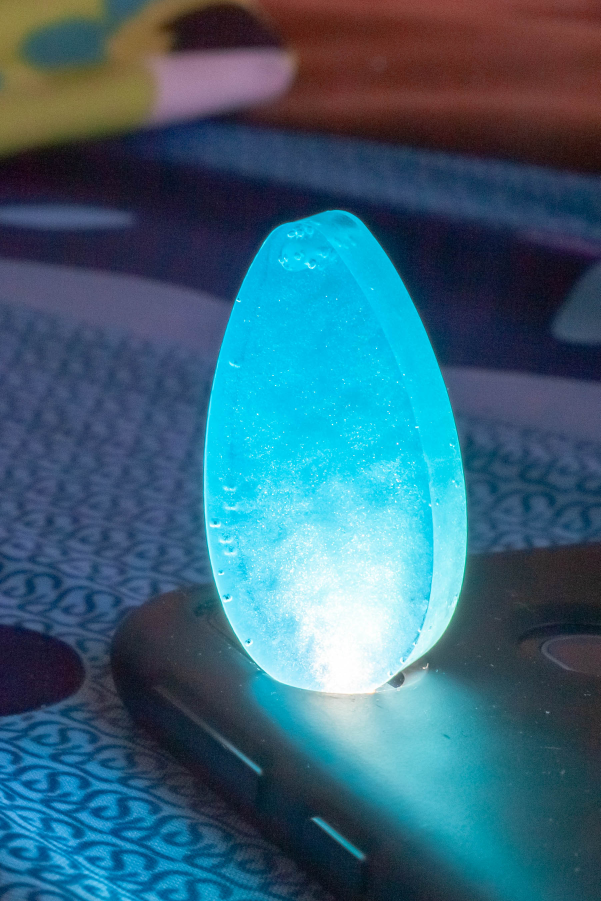
#> input picture cv-basics/color_conversion.jpg, 1802 x 2703 px (shown at 1/3 size)
$ python color_conversion.py
#> lines starting #> are read from the running program, lines starting #| are printed output that depends on the picture
#> in cvtColor, color is the input picture: shape (2703, 1802, 3); mean B, G, R 119.7, 99.3, 56.8
#> in cvtColor, `gray = cv2.cvtColor(color, cv2.COLOR_BGR2GRAY)`:
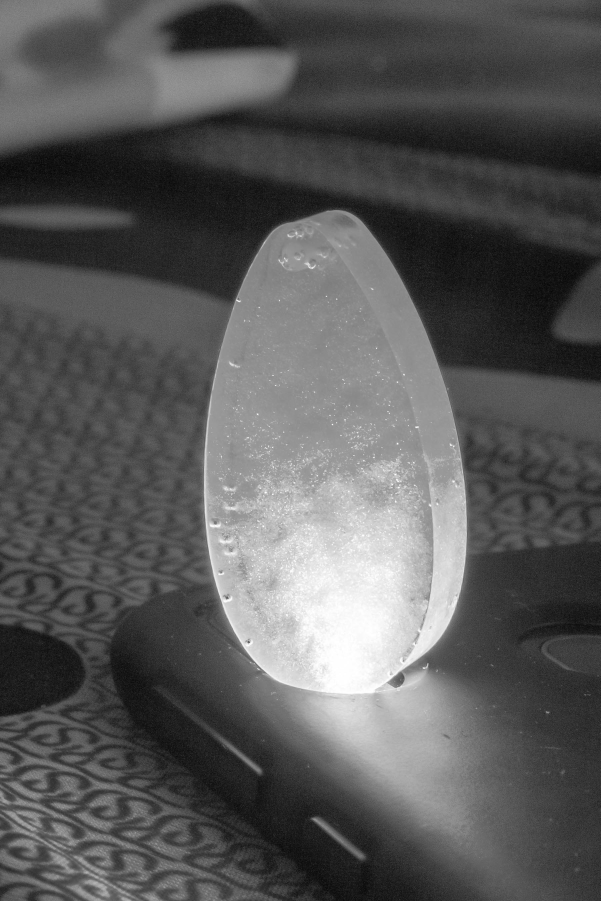
#> gray: shape (2703, 1802) (shown at 1/3 size); min 1, max 255, mean 88.9
### cv-basics/utlis.py
import cv2
import numpy as np

# [49 lines left out: functions drawPoints, thresholding, getPoints, warpImg, getHistogram, not called in this run]
def stackImages(scale,imgArray):
#> called with scale = 0.5
    rows = len(imgArray)
#> rows = 2
    cols = len(imgArray[0])
#> cols = 2703
    rowsAvailable = isinstance(imgArray[0], list)
#> rowsAvailable = False
    width = imgArray[0][0].shape[1]
#> width = 3
    height = imgArray[0][0].shape[0]
#> height = 1802
    if rowsAvailable:
        for x in range ( 0, rows):
            for y in range(0, cols):
                if imgArray[x][y].shape[:2] == imgArray[0][0].shape [:2]:
                    imgArray[x][y] = cv2.resize(imgArray[x][y], (0, 0), None, scale, scale)
                else:
                    imgArray[x][y] = cv2.resize(imgArray[x][y], (imgArray[0][0].shape[1], imgArray[0][0].shape[0]), None, scale, scale)
                if len(imgArray[x][y].shape) == 2: imgArray[x][y]= cv2.cvtColor( imgArray[x][y], cv2.COLOR_GRAY2BGR)
        imageBlank = np.zeros((height, width, 3), np.uint8)
        hor = [imageBlank]*rows
        hor_con = [imageBlank]*rows
        for x in range(0, rows):
            hor[x] = np.hstack(imgArray[x])
        ver = np.vstack(hor)
    else:
        for x in range(0, rows):
            if imgArray[x].shape[:2] == imgArray[0].shape[:2]:
                imgArray[x] = cv2.resize(imgArray[x], (0, 0), None, scale, scale)
            else:
                imgArray[x] = cv2.resize(imgArray[x], (imgArray[0].shape[1], imgArray[0].shape[0]), None,scale, scale)
            if len(imgArray[x].shape) == 2: imgArray[x] = cv2.cvtColor(imgArray[x], cv2.COLOR_GRAY2BGR)
        hor= np.hstack(imgArray)
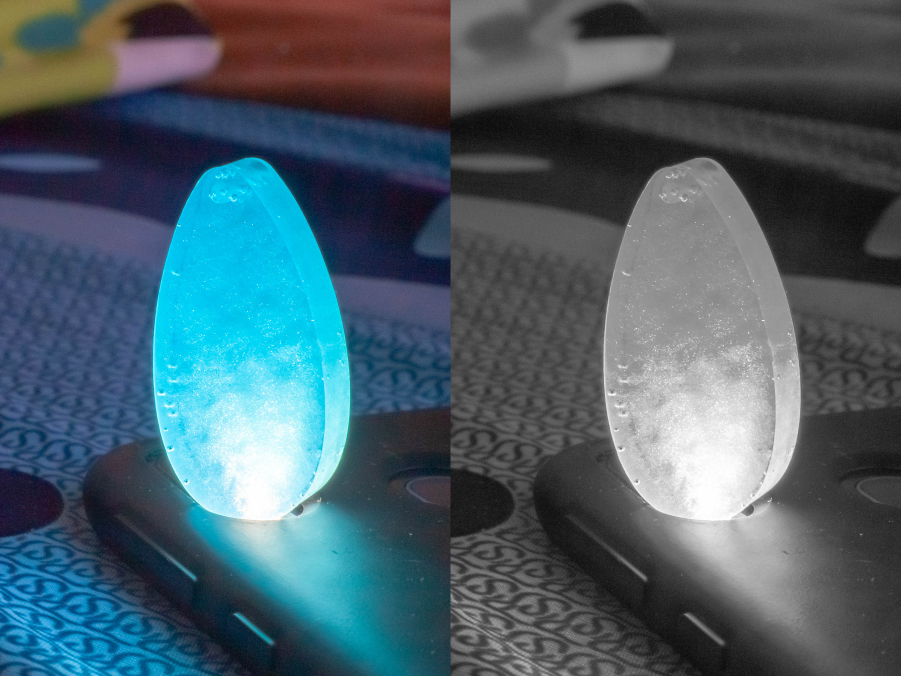
#> hor: shape (1352, 1802, 3) (shown at 1/2 size); mean of channels 0, 1, 2 104.3, 94.1, 72.8; drawn as B, G, R
        ver = hor
    return ver

# [7 lines left out: function checkEndOfLane, not called in this run]

### cv-basics/color_conversion.py
import cv2
from utlis import stackImages

def cvtColor(img):
    color = cv2.imread(img)
    gray = cv2.cvtColor(color, cv2.COLOR_BGR2GRAY)
    return (color, gray)

if __name__ == '__main__':
    color, gray = cvtColor('color_conversion.jpg')
    imgStacked = stackImages(0.5, ([color,gray]))
    cv2.imshow('Before and after', imgStacked)
    cv2.waitKey(0)
